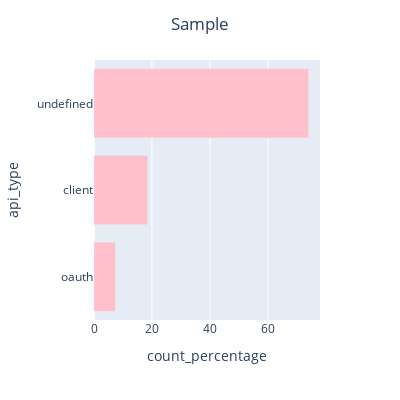

Write notebook code for a chart like this one.
### Code cell
count_percentage_plot_by_column('api_type','Sample','pink',False)

### Figure 1 — Plotly figure (JSON) as saved in the notebook; plotly's stock layout.template omitted (floating-point values rounded to 4 significant figures)
{"data": [{"alignmentgroup": "True", "hovertemplate": "count_percentage=%{x}<br>api_type=%{y}<extra></extra>", "legendgroup": "", "marker": {"color": "pink", "pattern": {"shape": ""}}, "name": "", "offsetgroup": "", "orientation": "h", "showlegend": false, "textposition": "auto", "type": "bar", "x": [7.4, 18.52, 74.08], "xaxis": "x", "y": ["oauth", "client", "undefined"], "yaxis": "y"}], "layout": {"autosize": false, "barmode": "relative", "height": 400, "legend": {"tracegroupgap": 0}, "margin": {"t": 60}, "title": {"text": "Sample", "x": 0.5}, "width": 400, "xaxis": {"anchor": "y", "domain": [0, 1], "title": {"text": "count_percentage"}}, "yaxis": {"anchor": "x", "domain": [0, 1], "title": {"text": "api_type"}}}}
